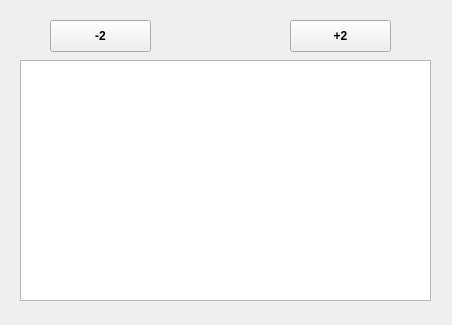
<?xml version="1.0" encoding="UTF-8"?>
<ui version="4.0">
 <class>MainWindow</class>
 <widget class="QMainWindow" name="MainWindow">
  <property name="geometry">
   <rect>
    <x>0</x>
    <y>0</y>
    <width>452</width>
    <height>325</height>
   </rect>
  </property>
  <property name="windowTitle">
   <string>MainWindow</string>
  </property>
  <widget class="QWidget" name="centralwidget">
   <widget class="QGraphicsView" name="graphicsView">
    <property name="geometry">
     <rect>
      <x>20</x>
      <y>60</y>
      <width>411</width>
      <height>241</height>
     </rect>
    </property>
   </widget>
   <widget class="QPushButton" name="pushButton">
    <property name="geometry">
     <rect>
      <x>50</x>
      <y>20</y>
      <width>101</width>
      <height>32</height>
     </rect>
    </property>
    <property name="font">
     <font>
      <bold>true</bold>
     </font>
    </property>
    <property name="text">
     <string>-2</string>
    </property>
    <property name="autoRepeat">
     <bool>true</bool>
    </property>
    <property name="autoRepeatDelay">
     <number>200</number>
    </property>
   </widget>
   <widget class="QPushButton" name="pushButton_2">
    <property name="geometry">
     <rect>
      <x>290</x>
      <y>20</y>
      <width>101</width>
      <height>32</height>
     </rect>
    </property>
    <property name="font">
     <font>
      <bold>true</bold>
     </font>
    </property>
    <property name="text">
     <string>+2</string>
    </property>
    <property name="autoRepeat">
     <bool>true</bool>
    </property>
    <property name="autoRepeatDelay">
     <number>200</number>
    </property>
   </widget>
  </widget>
 </widget>
 <resources/>
 <connections/>
</ui>
